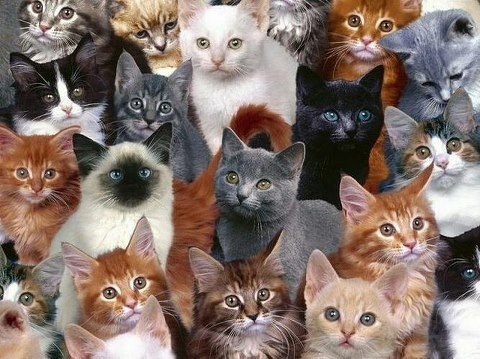
#> input picture deteccao-de-faces-com-python-e-opencv/outros/gato3.jpg, 480 x 359 px
$ python Exemplo4.py
#> lines starting #> are read from the running program, lines starting #| are printed output that depends on the picture; after the words box and inside, x2 and y2 are one past the last pixel; in counts of white or black regions, pixels touching at a corner belong together
# -*- coding: utf-8 -*-
import cv2
'''
    Classificador gato
'''
classificadorFace = cv2.CascadeClassifier('../cascades/haarcascade_frontalcatface.xml')

imagem = cv2.imread('../outros/gato3.jpg')
#> imagem is the input picture: shape (359, 480, 3); mean B, G, R 107, 115.2, 131.8
imagemCinza = cv2.cvtColor(imagem, cv2.COLOR_BGR2GRAY)
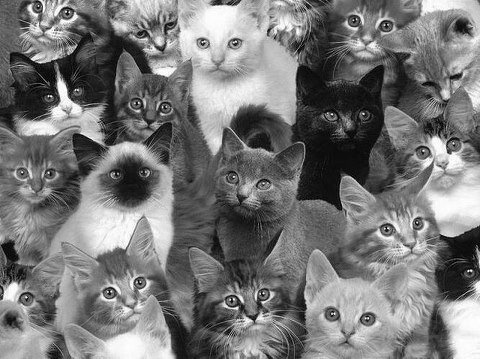
#> imagemCinza: shape (359, 480); min 0, max 255, mean 119.3

detectado = classificadorFace.detectMultiScale(imagemCinza, scaleFactor=1.02)
#> detectado = 13 rows, first 6: [7, 149, 59, 59], [130, 8, 56, 56], [33, 69, 58, 58], [121, 82, 58, 58], [403, 121, 68, 68], [216, 161, 61, 61]

for (x, y, l, a) in detectado:
    imagem = cv2.rectangle(imagem, (x, y), (x + l, y + a), (0, 0, 255), 2)
#> this loop made 13 passes
#> (x, y, l, a) on passes 1 to 12: (7, 149, 59, 59), (130, 8, 56, 56), (33, 69, 58, 58), (121, 82, 58, 58), (403, 121, 68, 68), (216, 161, 61, 61), (183, 14, 72, 72), (93, 143, 75, 75), (338, 0, 61, 61), (209, 266, 78, 78), (315, 88, 67, 67), (314, 286, 71, 71)
#> pass 1, `imagem = cv2.rectangle(imagem, (x, y), (x + l, y + a), (0, 0, 255), 2)`:
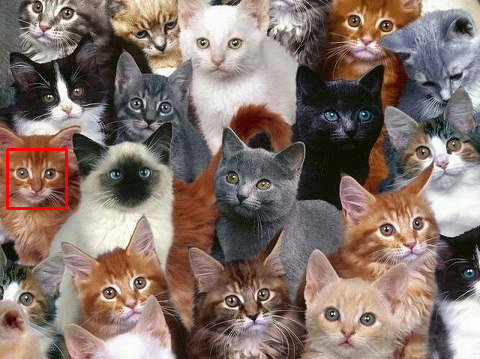
#> imagem: shape (359, 480, 3); 0.41% of pixels changed, all inside (x1, y1, x2, y2) = (6, 148, 68, 210)
#> pass 2, `imagem = cv2.rectangle(imagem, (x, y), (x + l, y + a), (0, 0, 255), 2)`:
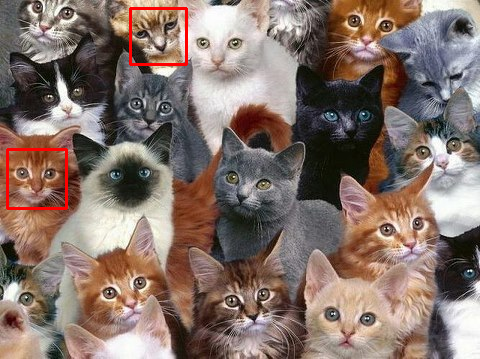
#> imagem: shape (359, 480, 3); 0.39% of pixels changed, all inside (x1, y1, x2, y2) = (129, 7, 188, 66)
#> pass 3, `imagem = cv2.rectangle(imagem, (x, y), (x + l, y + a), (0, 0, 255), 2)`:
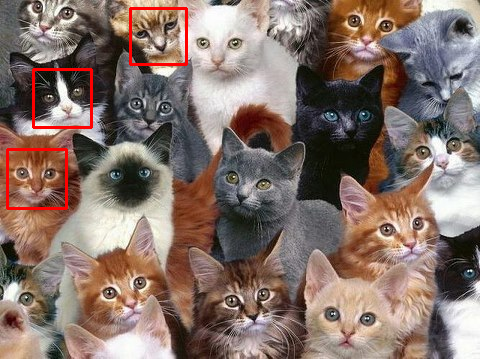
#> imagem: shape (359, 480, 3); 0.4% of pixels changed, all inside (x1, y1, x2, y2) = (32, 68, 93, 129)
#> after the loop:
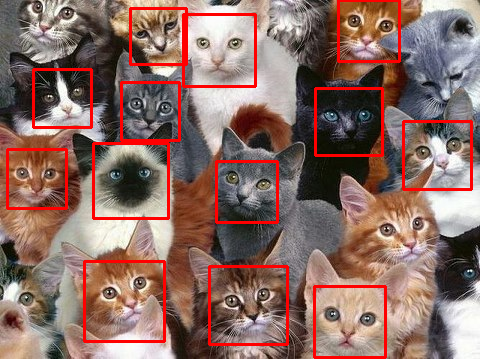
#> imagem: shape (359, 480, 3); 4.74% of pixels changed, all inside (x1, y1, x2, y2) = (83, 0, 473, 359)

cv2.imshow("Encontrado", imagem)
cv2.waitKey()

$ run again, with deteccao-de-faces-com-python-e-opencv/outros/gato2.jpg copied over deteccao-de-faces-com-python-e-opencv/outros/gato3.jpg
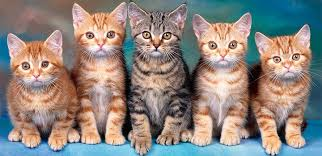
#> input picture deteccao-de-faces-com-python-e-opencv/outros/gato2.jpg, 322 x 156 px
#> imagem is the input picture: shape (156, 322, 3); mean B, G, R 127.9, 133.9, 142.5
#> `imagemCinza = cv2.cvtColor(imagem, cv2.COLOR_BGR2GRAY)`:
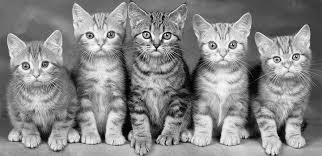
#> imagemCinza: shape (156, 322); min 0, max 254, mean 135.8
#> detectado = [[196, 23, 53, 53], [264, 42, 42, 42], [74, 14, 52, 52], [10, 44, 50, 50], [132, 15, 50, 50], [254, 93, 55, 55], [188, 86, 62, 62], [224, 97, 54, 54]]
#> the loop `for (x, y, l, a) in detectado:` made 8 passes
#> after the loop `for (x, y, l, a) in detectado:`:
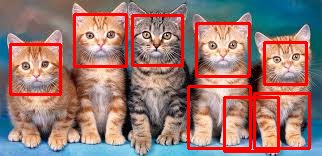
#> imagem: shape (156, 322, 3); mean B, G, R 115, 120.3, 152.8
